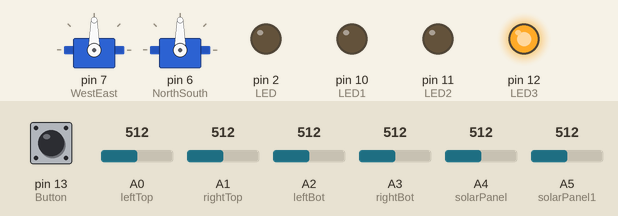
Simulated run of this sketch. Board: Arduino Uno, built with avr-gcc and run on an emulated ATmega328P. On the bench: 2 × servo, output pins drawn as LEDs (lit = HIGH). Inputs (shaded band) come from the test bench; at power-on: A0 (leftTop) = 512, A1 (rightTop) = 512, A2 (leftBot) = 512, A3 (rightBot) = 512, pin 13 (Button) LOW, A4 (solarPanel) = 512, A5 (solarPanel1) = 512.

Above: at 1.2 s.
1.3 s: A0 (leftTop) set to 545
3.0 s: A0 (leftTop) set to 580
At 4.7 s:
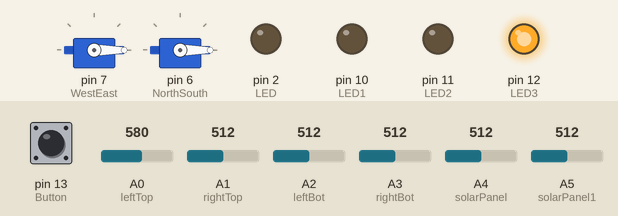
6.0 s: A1 (rightTop) set to 572
7.5 s: A1 (rightTop) set to 580
At 10.3 s:
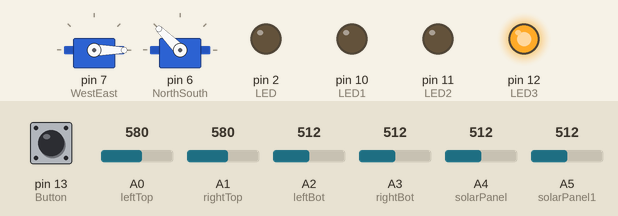
10.5 s: A2 (leftBot) set to 532
At 10.95 s:
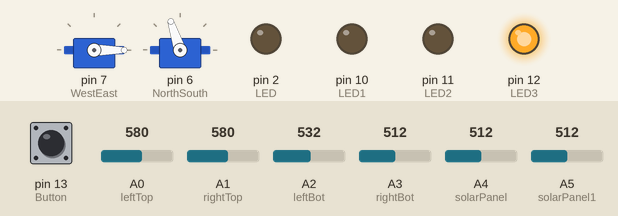
13.5 s: A3 (rightBot) set to 716
At 13.95 s:
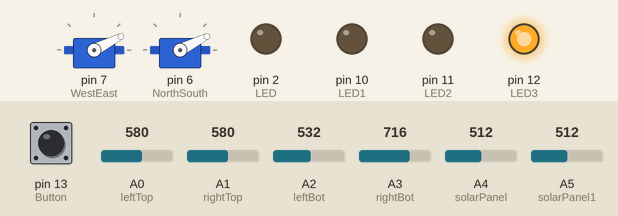
Timing chart, 0 to 19.2 s (numbered marks = the images above; inputs shaded):
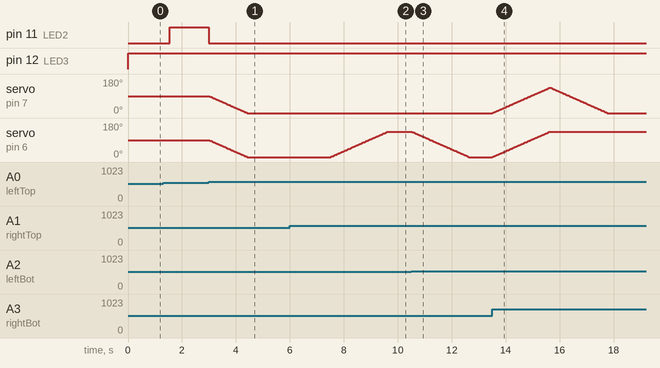

Measured:
- the behaviour switches between 561 and 562 on A0 (leftTop) (found by bisection; images 0 and 1)
- the behaviour switches between 579 and 580 on A1 (rightTop) (found by bisection; images 1 and 2)
- the behaviour switches between 513 and 514 on A2 (leftBot) (found by bisection; images 2 and 3)
- after the input at 3.0 s, pin 11 (LED2): HIGH → LOW at once; servo on pin 7 (WestEast), servo on pin 6 (NorthSouth): moves from 90° to 0° over 1.4 s, starting at once
- after the input at 6.0 s, every drawn part: stays the same
- after the input at 7.5 s, servo on pin 6 (NorthSouth): moves from 0° to 135° over 2.1 s, starting at once
- after the input at 10.5 s, servo on pin 6 (NorthSouth): moves from 135° to 0° over 2.1 s, starting at once
- after the input at 13.5 s, servo on pin 7 (WestEast): rises from 0° to 135° in 2.1 s, then falls to 0° in 2.1 s; servo on pin 6 (NorthSouth): moves from 0° to 135° over 2.1 s, starting at once

The sketch:

Project.ino
```cpp
  #include <Servo.h>//call servo library
Servo WestEast;//bottom motor
Servo NorthSouth;//initialising 2 servo motors - top motor
int leftTop = A0, rightTop = A1, leftBot = A2, rightBot = A3, solarPanel = A4, solarPanel1 = A5;//initialise solar panels andl ldrs
int value0, value1, value2, value3, avgTop, avgBot, avgLeft, avgRight, pos = 0, posNS = 0, LED = 2, LED1 = 10, LED2 = 11, LED3 = 12, Button = 13, buttonState = 0, i;
double value4, value5, value6, value7 = 2046, value8 = 12.8;//initialise values being read in and operated on

void setup(){
  Serial.begin(9600);
  pinMode(Button, INPUT);//defines functions of components
  pinMode(LED, OUTPUT);
  pinMode(LED1, OUTPUT);
  pinMode(LED2, OUTPUT);
  pinMode(LED3, OUTPUT);
  WestEast.attach(7);
  NorthSouth.attach(6);//attached to specified ports on arduino
}

void loop() {
  continuoustrackingSystem();// button high - LIGHT GREEN

  automatictrackingSystem();// button low - DARK GREEN
}

//method 1
void continuoustrackingSystem(){//method allows panels to flow light continuously
  buttonState = digitalRead(Button);//reads button state
  digitalWrite(LED, LOW);//RED
  digitalWrite(LED1, HIGH);//LIGHT GREEN
  digitalWrite(LED2, LOW);//YELLOW
  digitalWrite(LED3  , LOW);//DARK GREEN - turns on or off LEDs
  while(buttonState == HIGH){//true of button is on
    calculations();//reads in the values of the LDRs/Solar and calculates the average of each side and sum solar panel readings
    if(abs(avgLeft - avgRight) < 10 && abs(avgTop - avgBot) < 10){//tolerance set to avoid unnecessary movement
      //do nothing
    }
    else{
      conditions();//controls movement of motors
   }
  //printValues();//displays LDR resistance values and solar panel reading (delays the movement!!!)
  buttonState = digitalRead(Button);//check button state before looping over while loop - directed to previous while loop
  delay(25);//reduces speed of motor movement by waiting 25mS before rechecking while loop
   }
}

//method 2
void automatictrackingSystem(){//imitates real world tracking system - button off
  buttonState = digitalRead(Button);//reads button state
  digitalWrite(LED, LOW);//RED
  digitalWrite(LED1, LOW);//LIGHT GREEN
  digitalWrite(LED2, LOW);//YELLOW
  digitalWrite(LED3  , HIGH);//DARK GREEN - turns on or off LEDs
  while(buttonState == LOW){//true of button is off
    calculations();//reads in the values of the LDRs/Solar and calculates the average of each side and sum solar panel readings
    if(abs(avgLeft - avgRight) < 25 && abs(avgTop - avgBot) < 25){//tolerance set to show panels are receiving as much ligt as possible
      i++;//used a counter to ensure the state is constant - a timer
      if(i == 100){//to prevent led from flickering when conditions
        digitalWrite(LED2, HIGH);//YELLOW//turns on LED to indicate steady state might have been found
      }

      if(i == 500){//if state is held for 500 counts reset counter and break out of while loop for steady state
        i = 0;
        break;
      }
    }
    else{
      digitalWrite(LED2, LOW);//YELLOW - if not steady from 100 - 500 iterations, turn off LED
      i = 0;//reset counter
      conditions();//controls movement of motors
    }
    //printValues();//displays LDR resistance values and solar panel reading (delays the movement!!!)
    buttonState = digitalRead(Button);//check button state before looping over while loop - directed to previous while loop
    delay(15);//reduces speed of motor movement by waiting 15mS before rechecking while loop
   }
   while(buttonState == LOW){//if button off and and i == 500 turn on red lED for timer as system is idle
    digitalWrite(LED, HIGH);//RED
    digitalWrite(LED2, LOW);//YELLOW//turns off yellow LED from previous while loop
    if (i != 30000){
      i++;//timer function for steady state before resuming checking process
      delay(1);
    }
    else{
      i = 0;//resets counter after the 60second timer
      break;//breaks out of while loop
    }

    buttonState = digitalRead(Button);//check button state before looping over while loop - directed to previous while loop
   }
  }


// CONDITIONS
void conditions(){
    if(avgLeft > avgRight && avgTop > avgBot){//moves in north-west direction
      WestEast.write(WestEast.read() - 1);
      NorthSouth.write(NorthSouth.read() - 1);
    }
    else if(avgLeft < avgRight && avgTop < avgBot && NorthSouth.read() != 135){//moves in south-east and prevent northsouth from overshooting
      WestEast.write(WestEast.read() + 1);
      NorthSouth.write(NorthSouth.read() + 1);
    }
    else if(avgLeft < avgRight && avgTop > avgBot){//moves north-east
      WestEast.write(WestEast.read() + 1);
      NorthSouth.write(NorthSouth.read() - 1);
    }
    else if(avgLeft > avgRight && avgTop < avgBot && NorthSouth.read() != 135){//moves South-west and prevents motor from overshooting
      WestEast.write(WestEast.read() - 1);
      NorthSouth.write(NorthSouth.read() + 1);
    }
    else if(avgLeft > avgRight){//moves east
      WestEast.write(WestEast.read() + 1);
    }
    else if(avgLeft < avgRight){//moves west
      WestEast.write(WestEast.read() - 1);
    }
    else if(avgTop > avgBot && NorthSouth.read() != 135){//moves south and prevents motor from overshooting
      NorthSouth.write(NorthSouth.read() + 1);
    }
    else if(avgTop < avgBot){//moves North
      NorthSouth.write(NorthSouth.read() - 1);
    }
}

//CALCULATIONS
void calculations(){//reads in each LDR and calculates each average for each side
  value0 = analogRead(leftTop);
  value1 = analogRead(rightTop);
  value2 = analogRead(leftBot);
  value3 = analogRead(rightBot);
  avgTop = (value0 + value1) / 2;
  avgBot = (value2 + value3) / 2;
  avgLeft = (value0 + value2) / 2;
  avgRight = (value1 + value3) / 2;

//solar panel calculations
  value4 = analogRead(solarPanel);//reads panel values and converts it to voltage values
  value5 = analogRead(solarPanel1);
  value6 = ((value4 + value5) / value7) * value8;
}

//PRINT
void printValues(){//prints value of each LDR and combined solar panels
  Serial.print("Left Top: ");
  Serial.print(value0);
  Serial.print("  Right Top: ");
  Serial.print(value1);
  Serial.print("  Left Bot: ");
  Serial.print(value2);
  Serial.print("  Right Bot: ");
  Serial.print(value3);
  Serial.print("     Solar reading: ");
  Serial.println(value6);
}
```
